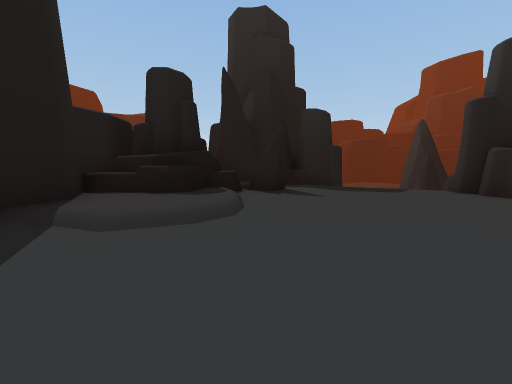
[1] (above)

16 first-person views from a walk through a 3-D level made in the Unity game engine. The camera is 1.3 m above the floor, tilts 6° down and sees 90° across. The floor is counted in squares, 2 m on a side. Each view is taken from the middle of a square. On the plan, view 1 faces up. The plan holds only what a view shows up to about 9 squares ahead; the rest is blank. The place goes on beyond the plan. The player character is not drawn. Door leaves are left out, so doorways stand open. Some surface patterns are stand-ins.

[2]
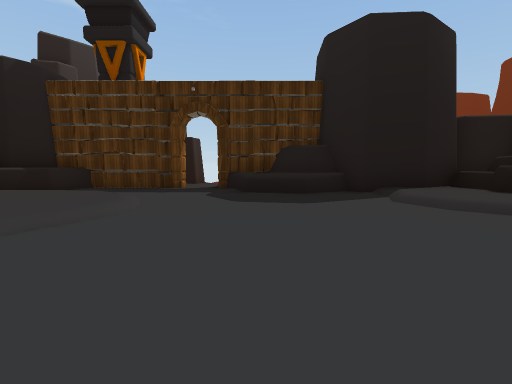

[3]
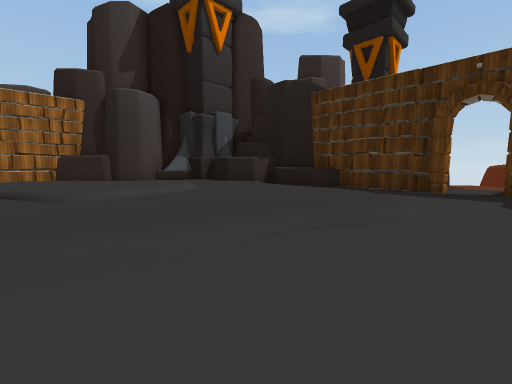

[4]
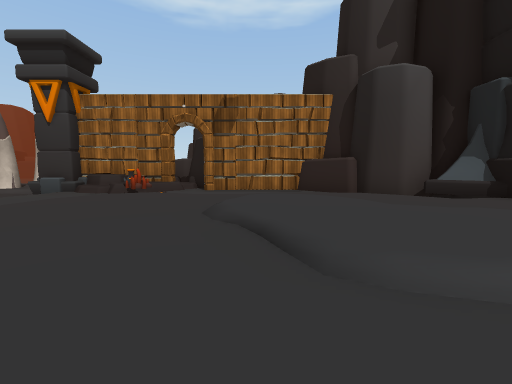

[5]
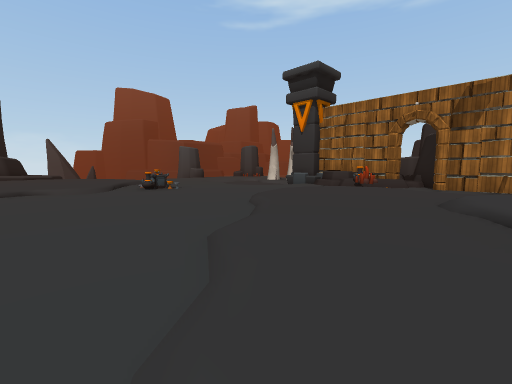

[6]
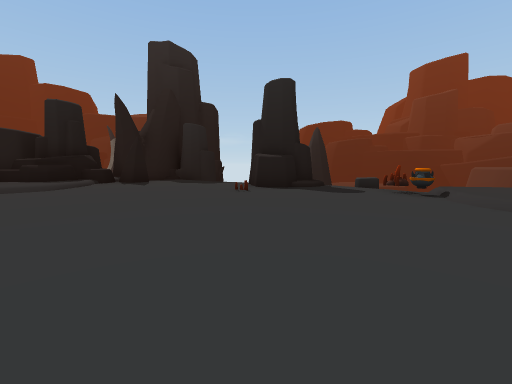

[7]
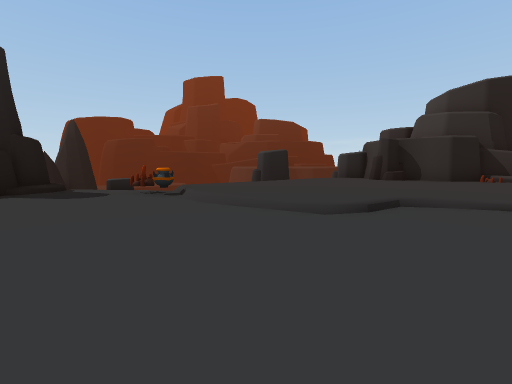

[8]
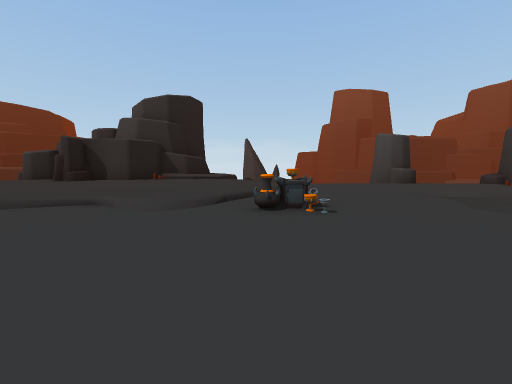

[9]
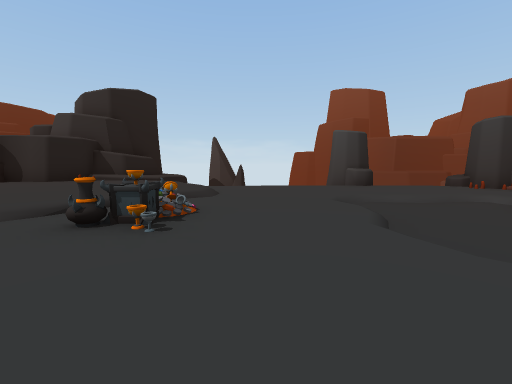

[10]
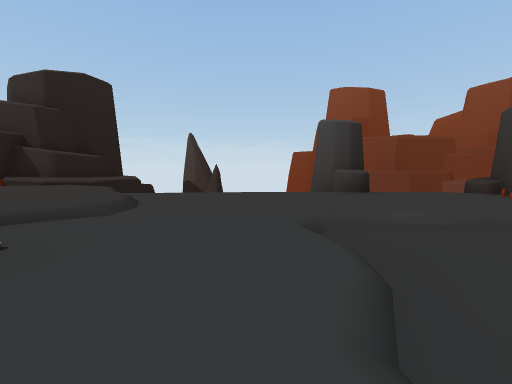

[11]
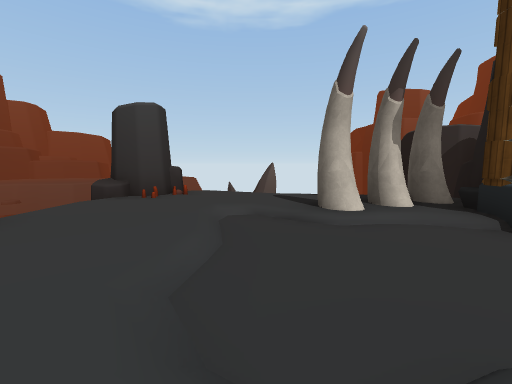

[12]
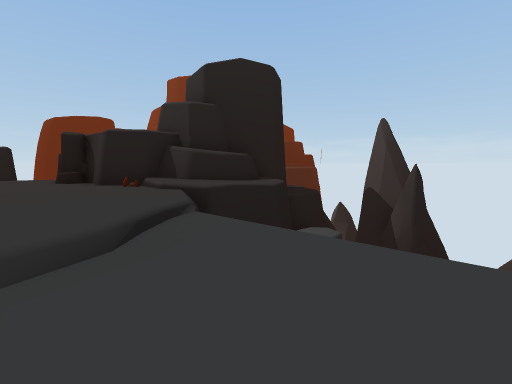

[13]
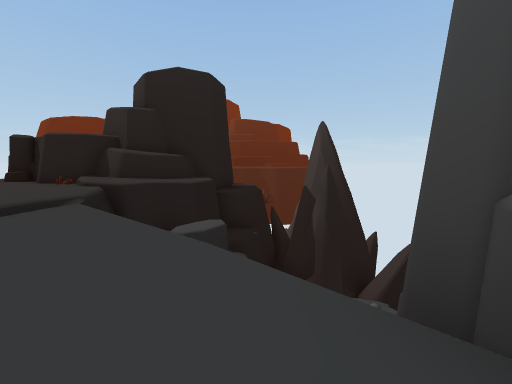

[14]
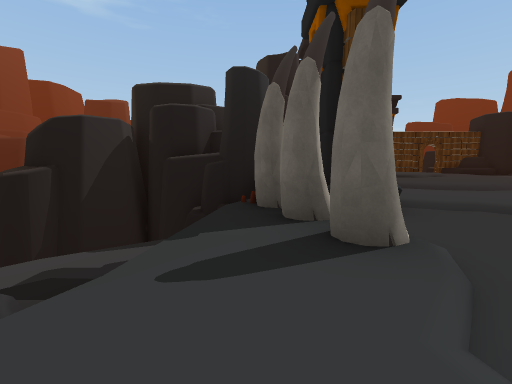

[15]
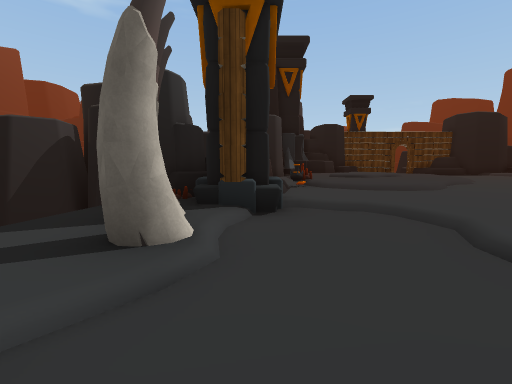

[16]
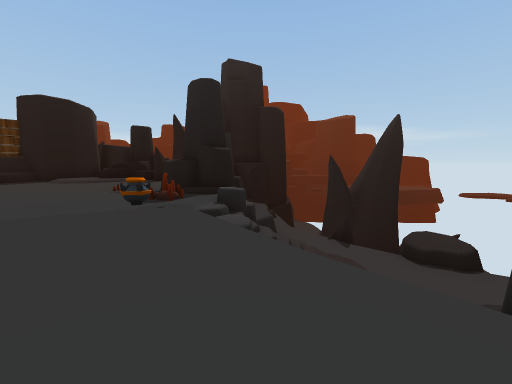

### Floor plan
Key: @ floor where view 1 was taken; # wall or solid block; x gap in a wall; . main floor; : floor 0.5 m higher than the main floor; - floor 0.5 m lower than the main floor; _ floor 1.5 m lower than the main floor; < floor 1.75 m lower than the main floor; ( floor 2.5 m lower than the main floor; / step, stairs or slope; D open door; ^ raised ledge; v drop or lower ground; O other object.
Columns run from 5 left of view 1 to 21 right of it. Each row starts with its distance up from view 1.
 10                 vv
  9       O##    vvvvvv
  8     ##..     vvvvvv
  7  ##OO#....^^vv vvvv
  6  #OOO.....# xvv(v
  5  #OO/.....##/^/<
  4  ##://....O.../v
  3  ##//........OOvvvv
  2  #............/::::::#
  1  #^...........:::::::#
  0 #^^..@......../:::::OO
 -1 #D............/::::::#
 -2 #D..//........../::::###
 -3 ##./::://......./::::O/####
 -4 ##.::::/:/....../::::://xvv
 -5  ^.::::/::/...../::::/vvvvv
 -6  #^::/::/::/....O//://vvvvv
 -7  ##:://:/:::/...O/////vvv v
 -8   ##::/::::::......../
 -9    #/:/:::::/......../
-10    ##//://///../-//...v
-11    ###....OO#./----../#
-12      #####D#####---../x
-13          #######OO-../
-14              #OOO...OO
-15             ##__-//.OO
-16            ##vv__// OO
-17            #v v__
-18            #v  vv
-19            ##v

Where each view was taken, in squares from view 1:
view 1: 0 up, 0 right, facing up
view 2: 0 up, 3 right, facing left
view 3: 1 down, 3 right, facing down-left
view 4: 4 down, 3 right, facing down
view 5: 3 down, 3 right, facing down-right
view 6: 3 down, 5 right, facing up
view 7: 3 down, 6 right, facing up-right
view 8: 6 down, 7 right, facing right
view 9: 8 down, 8 right, facing right
view 10: 9 down, 10 right, facing right
view 11: 9 down, 13 right, facing down
view 12: 9 down, 14 right, facing up-right
view 13: 11 down, 15 right, facing up-right
view 14: 14 down, 14 right, facing left
view 15: 12 down, 14 right, facing left
view 16: 1 up, 13 right, facing up-left
